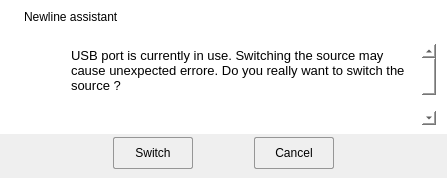
<?xml version="1.0" encoding="UTF-8"?>
<ui version="4.0">
 <class>PubUSBDialog</class>
 <widget class="QDialog" name="PubUSBDialog">
  <property name="geometry">
   <rect>
    <x>0</x>
    <y>0</y>
    <width>447</width>
    <height>178</height>
   </rect>
  </property>
  <property name="windowTitle">
   <string>Dialog</string>
  </property>
  <layout class="QGridLayout" name="gridLayout_7">
   <property name="leftMargin">
    <number>0</number>
   </property>
   <property name="topMargin">
    <number>0</number>
   </property>
   <property name="rightMargin">
    <number>0</number>
   </property>
   <property name="bottomMargin">
    <number>0</number>
   </property>
   <property name="verticalSpacing">
    <number>0</number>
   </property>
   <item row="0" column="0">
    <widget class="QWidget" name="titleWidget" native="true">
     <property name="minimumSize">
      <size>
       <width>0</width>
       <height>35</height>
      </size>
     </property>
     <property name="maximumSize">
      <size>
       <width>16777215</width>
       <height>40</height>
      </size>
     </property>
     <property name="styleSheet">
      <string notr="true">background-color: rgb(255, 255, 255);</string>
     </property>
     <layout class="QGridLayout" name="gridLayout_5">
      <property name="leftMargin">
       <number>3</number>
      </property>
      <property name="topMargin">
       <number>0</number>
      </property>
      <property name="rightMargin">
       <number>3</number>
      </property>
      <property name="bottomMargin">
       <number>0</number>
      </property>
      <property name="verticalSpacing">
       <number>0</number>
      </property>
      <item row="0" column="0">
       <widget class="QLabel" name="LogoLabel">
        <property name="minimumSize">
         <size>
          <width>15</width>
          <height>15</height>
         </size>
        </property>
        <property name="maximumSize">
         <size>
          <width>15</width>
          <height>15</height>
         </size>
        </property>
        <property name="styleSheet">
         <string notr="true">image: url(:/Resource/images/logo.png);</string>
        </property>
        <property name="text">
         <string/>
        </property>
       </widget>
      </item>
      <item row="0" column="1">
       <widget class="QLabel" name="TitleLabel">
        <property name="font">
         <font>
          <pointsize>9</pointsize>
         </font>
        </property>
        <property name="text">
         <string>Newline assistant</string>
        </property>
       </widget>
      </item>
      <item row="0" column="2">
       <spacer name="HorizontalSpacer_2">
        <property name="orientation">
         <enum>Qt::Horizontal</enum>
        </property>
        <property name="sizeHint" stdset="0">
         <size>
          <width>343</width>
          <height>20</height>
         </size>
        </property>
       </spacer>
      </item>
      <item row="0" column="3">
       <widget class="QPushButton" name="CloseButton">
        <property name="minimumSize">
         <size>
          <width>30</width>
          <height>30</height>
         </size>
        </property>
        <property name="maximumSize">
         <size>
          <width>35</width>
          <height>35</height>
         </size>
        </property>
        <property name="focusPolicy">
         <enum>Qt::NoFocus</enum>
        </property>
        <property name="styleSheet">
         <string notr="true">.QPushButton{
  border:1px solid white;
  image: url(:/Resource/icons/close.png);
}
.QPushButton:hover{ 
	background:rgb(255,0,0);
}

.QPushButton:pressed{ 
	background:rgb(200,0,0);
}
</string>
        </property>
        <property name="text">
         <string/>
        </property>
        <property name="flat">
         <bool>true</bool>
        </property>
       </widget>
      </item>
     </layout>
    </widget>
   </item>
   <item row="1" column="0">
    <widget class="QWidget" name="contentWidget" native="true">
     <property name="minimumSize">
      <size>
       <width>0</width>
       <height>80</height>
      </size>
     </property>
     <property name="maximumSize">
      <size>
       <width>16777215</width>
       <height>16777215</height>
      </size>
     </property>
     <property name="styleSheet">
      <string notr="true">background-color: rgb(255, 255, 255);</string>
     </property>
     <layout class="QGridLayout" name="gridLayout_4" columnstretch="1,6">
      <property name="topMargin">
       <number>0</number>
      </property>
      <property name="bottomMargin">
       <number>0</number>
      </property>
      <property name="horizontalSpacing">
       <number>6</number>
      </property>
      <property name="verticalSpacing">
       <number>0</number>
      </property>
      <item row="0" column="0">
       <widget class="QLabel" name="Label">
        <property name="maximumSize">
         <size>
          <width>50</width>
          <height>40</height>
         </size>
        </property>
        <property name="styleSheet">
         <string notr="true">border-image: url(:/Resource/images/warning.png);
</string>
        </property>
        <property name="text">
         <string/>
        </property>
        <property name="alignment">
         <set>Qt::AlignCenter</set>
        </property>
       </widget>
      </item>
      <item row="0" column="1">
       <widget class="QPlainTextEdit" name="PlainTextEdit">
        <property name="maximumSize">
         <size>
          <width>16777215</width>
          <height>85</height>
         </size>
        </property>
        <property name="font">
         <font>
          <family>Microsoft YaHei UI</family>
          <pointsize>10</pointsize>
          <weight>50</weight>
          <bold>false</bold>
         </font>
        </property>
        <property name="styleSheet">
         <string notr="true">border-style:solid;
border-width:2px;
border-color:#ffffff;
</string>
        </property>
        <property name="verticalScrollBarPolicy">
         <enum>Qt::ScrollBarAlwaysOn</enum>
        </property>
        <property name="horizontalScrollBarPolicy">
         <enum>Qt::ScrollBarAsNeeded</enum>
        </property>
        <property name="sizeAdjustPolicy">
         <enum>QAbstractScrollArea::AdjustIgnored</enum>
        </property>
        <property name="readOnly">
         <bool>true</bool>
        </property>
        <property name="plainText">
         <string>USB port is currently in use. Switching the source may cause unexpected errore. Do you really want to switch the source ?</string>
        </property>
        <property name="centerOnScroll">
         <bool>true</bool>
        </property>
       </widget>
      </item>
     </layout>
    </widget>
   </item>
   <item row="2" column="0">
    <widget class="QWidget" name="widget" native="true">
     <property name="minimumSize">
      <size>
       <width>0</width>
       <height>40</height>
      </size>
     </property>
     <property name="maximumSize">
      <size>
       <width>16777215</width>
       <height>45</height>
      </size>
     </property>
     <property name="styleSheet">
      <string notr="true">background-color: rgb(239, 239, 239);</string>
     </property>
     <layout class="QGridLayout" name="gridLayout_6" columnstretch="2,1,1,1,2">
      <property name="leftMargin">
       <number>3</number>
      </property>
      <property name="topMargin">
       <number>3</number>
      </property>
      <property name="rightMargin">
       <number>3</number>
      </property>
      <property name="bottomMargin">
       <number>9</number>
      </property>
      <property name="verticalSpacing">
       <number>0</number>
      </property>
      <item row="0" column="2">
       <spacer name="HorizontalSpacer">
        <property name="orientation">
         <enum>Qt::Horizontal</enum>
        </property>
        <property name="sizeHint" stdset="0">
         <size>
          <width>98</width>
          <height>20</height>
         </size>
        </property>
       </spacer>
      </item>
      <item row="0" column="1">
       <widget class="QPushButton" name="SwitchButton">
        <property name="minimumSize">
         <size>
          <width>80</width>
          <height>32</height>
         </size>
        </property>
        <property name="font">
         <font>
          <weight>50</weight>
          <bold>false</bold>
         </font>
        </property>
        <property name="styleSheet">
         <string notr="true">QPushButton{
    border-style:solid;
    border-width:1px 1px 1px 1px;
    border-color:#969696;
    border-radius:2px;
}
QPushButton:hover{
    border-style:solid;
    border-width:1px 1px 1px 1px;
    border-color:#0078d6;
    border-radius:2px;
}

QPushButton:pressed{
    border-style:solid;
    border-width:2px 2px 2px 2px;
    border-color:#0078d6;
    border-radius:2px;
}</string>
        </property>
        <property name="text">
         <string>Switch</string>
        </property>
       </widget>
      </item>
      <item row="0" column="3">
       <widget class="QPushButton" name="CancelButton">
        <property name="minimumSize">
         <size>
          <width>80</width>
          <height>32</height>
         </size>
        </property>
        <property name="font">
         <font>
          <weight>50</weight>
          <bold>false</bold>
         </font>
        </property>
        <property name="styleSheet">
         <string notr="true">QPushButton{
    border-style:solid;
    border-width:1px 1px 1px 1px;
    border-color:#969696;
    border-radius:2px;
}
QPushButton:hover{
    border-style:solid;
    border-width:1px 1px 1px 1px;
    border-color:#0078d6;
    border-radius:2px;
}

QPushButton:pressed{
    border-style:solid;
    border-width:2px 2px 2px 2px;
    border-color:#0078d6;
    border-radius:2px;
}</string>
        </property>
        <property name="text">
         <string>Cancel</string>
        </property>
       </widget>
      </item>
      <item row="0" column="0">
       <spacer name="horizontalSpacer_3">
        <property name="orientation">
         <enum>Qt::Horizontal</enum>
        </property>
        <property name="sizeHint" stdset="0">
         <size>
          <width>40</width>
          <height>20</height>
         </size>
        </property>
       </spacer>
      </item>
      <item row="0" column="4">
       <spacer name="horizontalSpacer_4">
        <property name="orientation">
         <enum>Qt::Horizontal</enum>
        </property>
        <property name="sizeHint" stdset="0">
         <size>
          <width>40</width>
          <height>20</height>
         </size>
        </property>
       </spacer>
      </item>
     </layout>
    </widget>
   </item>
  </layout>
 </widget>
 <resources/>
 <connections/>
</ui>
